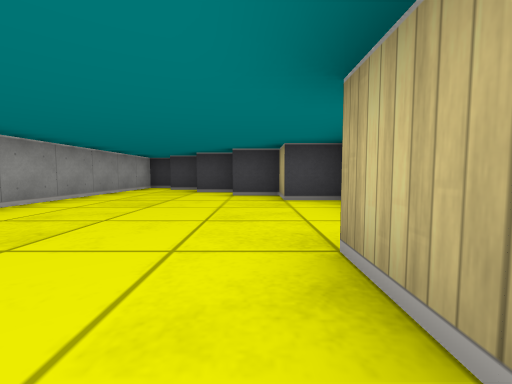
view 1 (above)

12 first-person views from a walk through a cub3D level. The camera is about half as high as the walls, tilts 4° down and sees 90° across. The floor is counted in squares. Each view is taken from the middle of a square. On the plan, view 1 faces up. The plan holds only what a view shows up to about 9 squares ahead; the rest is blank. The place goes on beyond the plan.

view 2
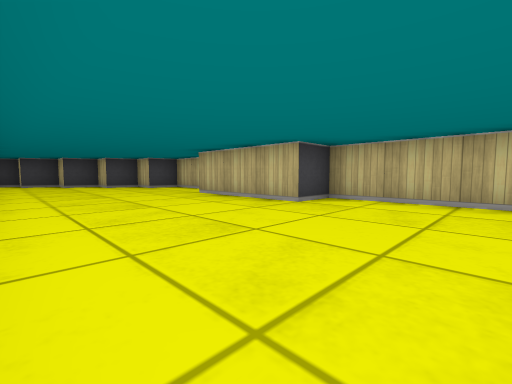

view 3
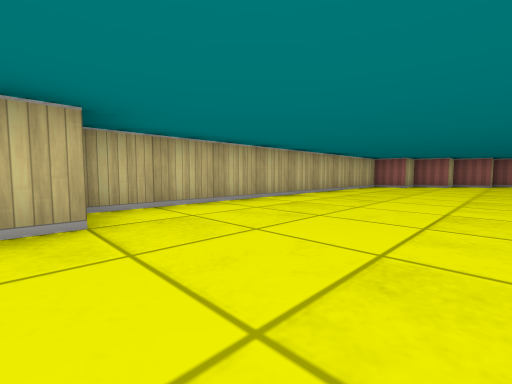

view 4
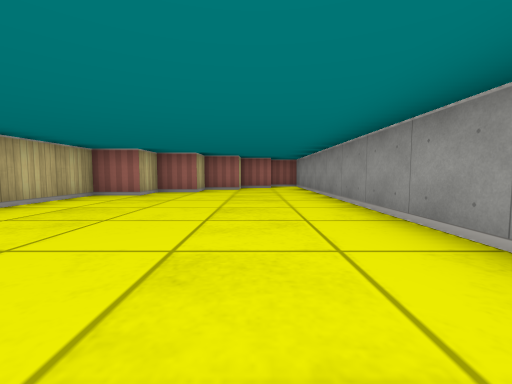

view 5
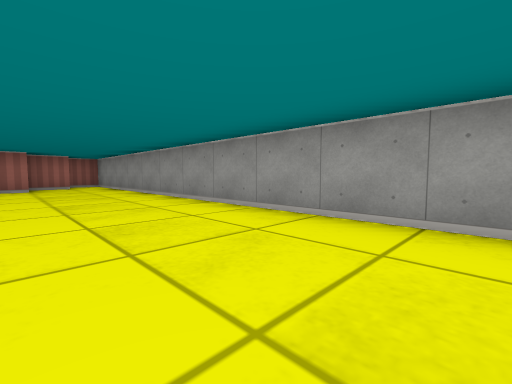

view 6
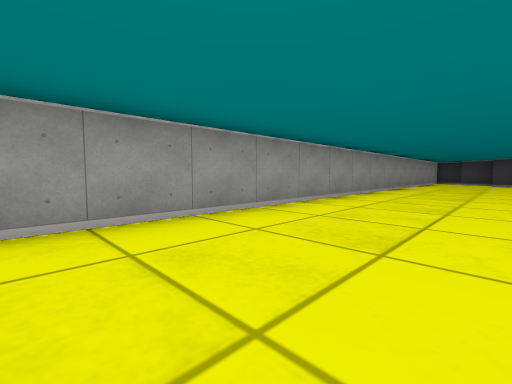

view 7
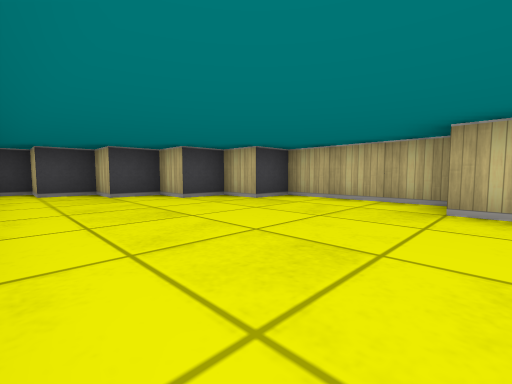

view 8
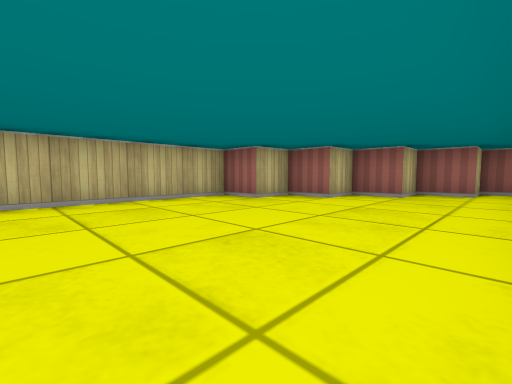

view 9
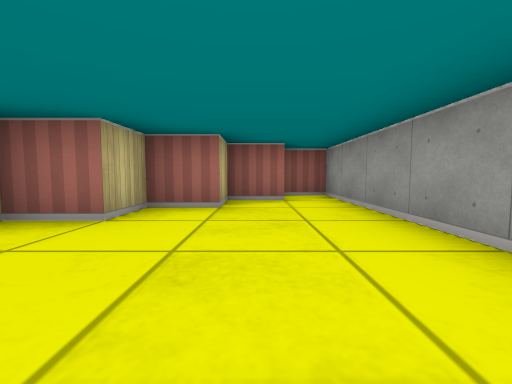

view 10
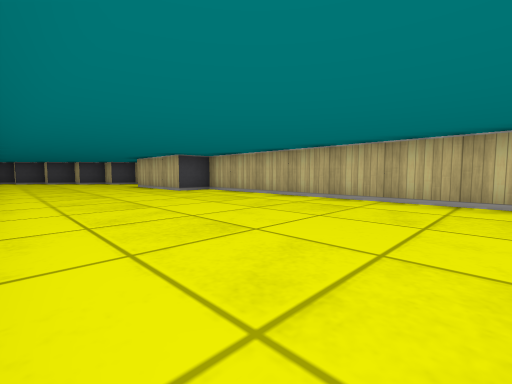

view 11
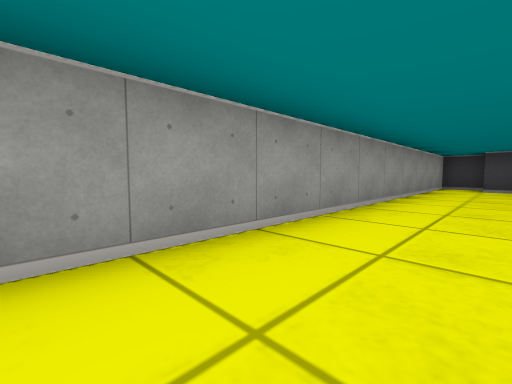

view 12
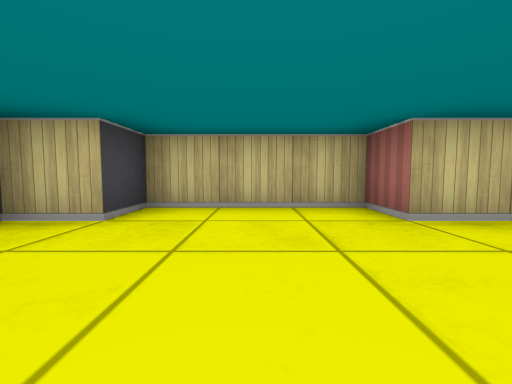

### Floor plan
Points are (right, up) in squares from view 1. A wall is a line through its corners. A room is listed if a view was taken in it or the views show most of it. See-through windows are left out.
Room 1 (views 1, 2, 3, 4, 5, 6, 7, 8, 9, 10, 11, 12)
walls: (0.5, -1.5) (0.5, 1.5) (1.5, 1.5) (1.5, 4.5) (0.5, 4.5) (0.5, 5.5) (-0.5, 5.5) (-0.5, 6.5) (-1.5, 6.5) (-1.5, 7.5) (-2.5, 7.5) (-2.5, 8.5) (-3.5, 8.5) (-3.5, -14.5) (-2.5, -14.5) (-2.5, -13.5) (-1.5, -13.5) (-1.5, -12.5) (-0.5, -12.5) (-0.5, -11.5) (0.5, -11.5) (0.5, -10.5) (1.5, -10.5) (1.5, -1.5) (0.5, -1.5)

Where each view was taken, in squares from view 1:
view 1: 0 up, 0 right, facing up
view 2: 4 down, 3 left, facing up-right
view 3: 1 down, 2 left, facing down-right
view 4: 5 down, 2 left, facing down
view 5: 4 down, 1 left, facing down-left
view 6: 6 down, 1 left, facing up-left
view 7: 1 up, 3 left, facing up-right
view 8: 7 down, 3 left, facing down-right
view 9: 9 down, 2 left, facing down
view 10: 8 down, 3 left, facing up-right
view 11: 1 down, 2 left, facing up-left
view 12: 3 up, 2 left, facing right
